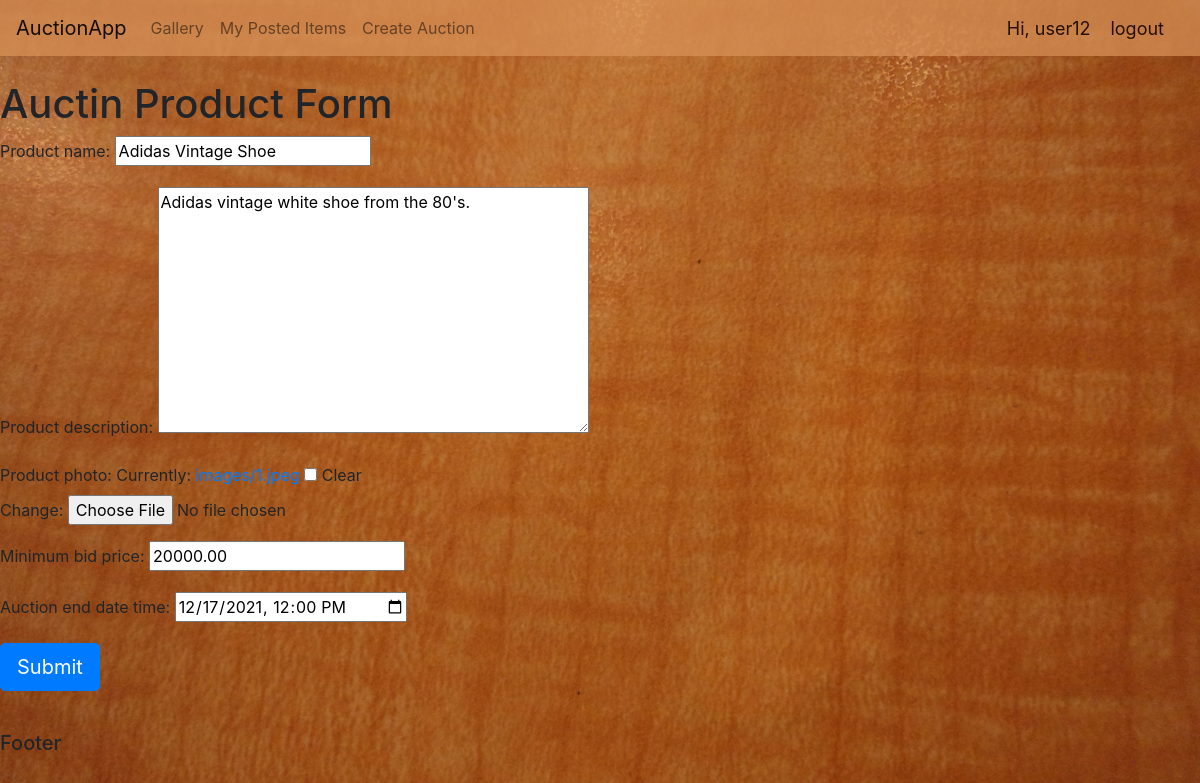
The app's page /update-auction-product/1/ (signed in) with its own data.
### accounts/models.py (models this page shows, shortened)
class AuctionProduct(models.Model):
    user_id = models.ForeignKey(User, on_delete=models.CASCADE, null=True)
    product_name = models.CharField(max_length=200, null=True)
    product_description = models.TextField(null=True)
    product_photo = models.ImageField(null=True, blank=True, upload_to=get_file_name)
    minimum_bid_price = models.DecimalField(max_digits=12, decimal_places=2)
    auction_end_date_time = models.DateTimeField()
    date_created = models.DateTimeField(auto_now_add=True)

### accounts/views.py (the view)
# urls.py: path('update-auction-product/<str:pk>/', views.update_auction_product, name='update-auction-product'),
@login_required(login_url='login')
def update_auction_product(request, pk):
    product = AuctionProduct.objects.get(id=pk)
    form = AuctionProductForm(instance=product)
    if request.method == 'POST':
        form = AuctionProductForm(request.POST, request.FILES, instance=product)
        if form.is_valid():
            form.save()
            return HttpResponseRedirect(reverse('product-details', args=[product.id]))
    context = {'pk': pk, 'form': form}
    return render(request, 'accounts/auction_product_form.html', context)

### accounts/forms.py
class AuctionProductForm(ModelForm):
    class Meta:
        model = AuctionProduct
        fields = [
            'user_id',
            'product_name',
            'product_description',
            'product_photo',
            'minimum_bid_price',
            'auction_end_date_time',
        ]
        widgets = {
            'auction_end_date_time': forms.DateTimeInput(attrs={'type': 'datetime-local'}),
            'user_id': forms.HiddenInput(),
        }
    def __init__(self, *args, **kwargs):
        super().__init__(*args, **kwargs)
        self.fields['user_id'].disabled = True

### accounts/templates/accounts/auction_product_form.html (shortened to what this page needs)
{% extends 'accounts/base.html' %}
{% block content %}
<h1>
    Auctin Product Form
</h1>
<form action="" method="POST" enctype="multipart/form-data">
    {{form.as_p}}
    <input type="submit" class="btn btn-primary btn-lg">
</form>
{% endblock %}

### accounts/templates/accounts/navbar.html (shortened to what this page needs)
<nav class="navbar navbar-expand-lg navbar-light" style="background-color: #da9358b7;">
  <a class="navbar-brand" href="{% url 'gallery' %}">AuctionApp</a>
  <div class="collapse navbar-collapse" id="navbarNav">
    <ul class="navbar-nav">
      <li class="nav-item">
        <a class="nav-link" href="{% url 'gallery' %}">Gallery</a>
      </li>
      <li class="nav-item">
        <a class="nav-link" href="{% url 'my-posted-items' %}">My Posted Items</a>
      </li>
      <li class="nav-item">
        <a class="nav-link" href="{% url 'create-auction-product' %}">Create Auction</a>
      </li>
    </ul>
  </div>
  <span class="user-styling">Hi, {{request.user}}</span>
  <span><a class="user-styling" href="{% url 'logout' %}">logout</a></span>
</nav>

### accounts/static/accounts/css/base.css (style rules this page uses)
body { background-image: url("../assets/auction_background.jpg"); height: 500px; background-position: center; background-repeat: no-repeat; background-size: cover; background-attachment: fixed; }

### accounts/templates/accounts/navbar.html (style rules this page uses)
.user-styling { font-size: 18px; color: rgb(37, 15, 4) !important; margin-right: 20px; }

### records on screen
AuctionProduct: product_name "Adidas Vintage Shoe", product_description "Adidas vintage white shoe from the 80's.", minimum_bid_price "20000.00", auction_end_date_time "12/17/2021 12:00"

### other values on screen
{{ request.user }} "user12"
